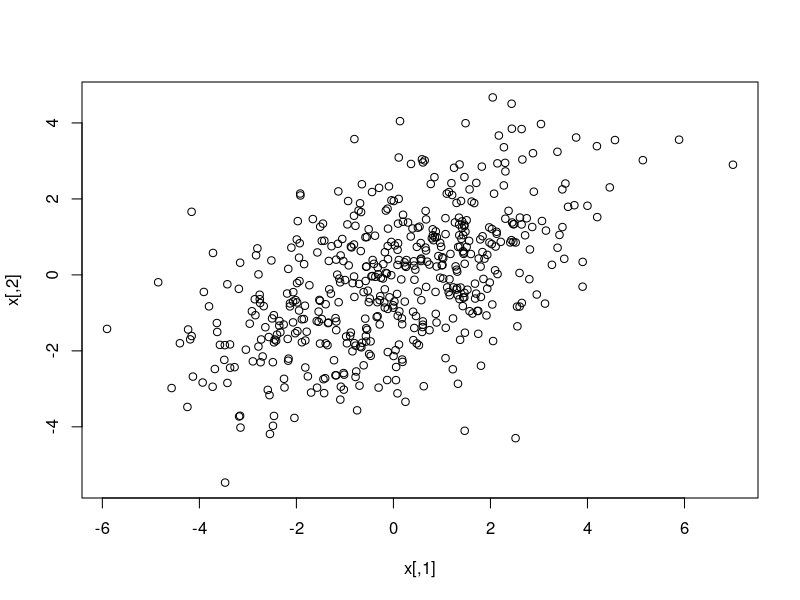

Source code (R): (Note: this script raises an error after producing the figure.)
## library
library(mvtnorm)
## setting a seed to reproduce the same result set.seed(123)
sigma <- matrix(c(4,2,2,3), ncol=2)
x <- rmvnorm(n=500, mean=c(0,0), sigma=sigma)

plot(x)

pca<- princomp(x)
pca

# find basis

pca$loadings

T <- pca$loadings
D <- inv(T) %*% t(x) 
y <- t(D)
plot(y)

